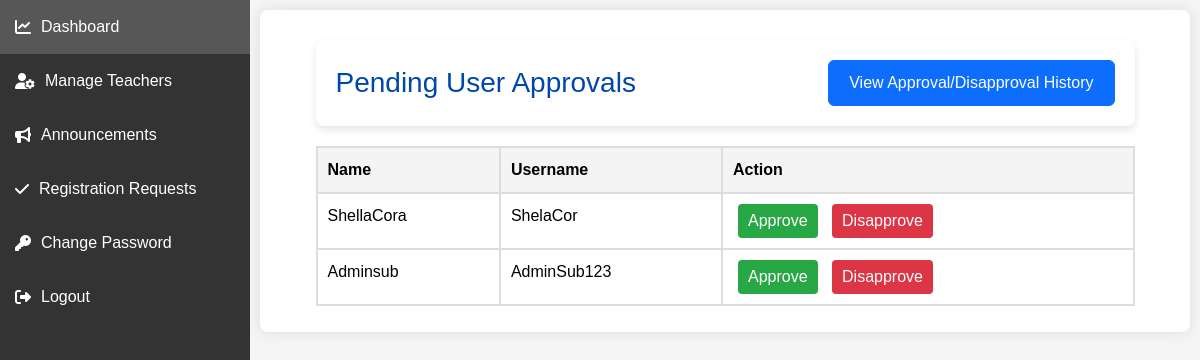
The app's page /Home/adminpendingrequestapproval.php (signed in) with its own data.
### tables this page shows
CREATE TABLE `user` (
  `userid` int(11) NOT NULL,
  `name` varchar(36) NOT NULL,
  `username` varchar(36) NOT NULL,
  `address` varchar(36) NOT NULL,
  `role` varchar(36) NOT NULL,
  `security_question` int(11) DEFAULT NULL,
  `security_answer` varchar(255) DEFAULT NULL,
  `status` enum('pending','approved','rejected') DEFAULT 'pending',
  `security_question_id` int(11) DEFAULT NULL,
  `hashed_password` varchar(255) DEFAULT NULL,
  `handled_subjects` int(11) DEFAULT 0,
  `handled_sections` int(11) DEFAULT 0
);

### Home/adminpendingrequestapproval.php (the view, shortened to what this page needs)
<?php
include('../crud/headerpending.php');
include_once("../LoginRegisterAuthentication/connection.php");
$pendingUsersQuery = "SELECT userid, name, username FROM user WHERE status = 'pending'";
$pendingUsersResult = mysqli_query($connection, $pendingUsersQuery);
?>
<!DOCTYPE html>
<html lang="en">
<head>
    <link href="https://cdn.jsdelivr.net/npm/bootstrap@5.3.3/dist/css/bootstrap.min.css" rel="stylesheet">
    <link href="https://cdnjs.cloudflare.com/ajax/libs/font-awesome/6.1.1/css/all.min.css" rel="stylesheet">
</head>
<body>
<div class="pending-users">
        <div class="header-container">
            <h3>Pending User Approvals</h3>
            <a href="admin_history.php" class="btn btn-primary history-button">View Approval/Disapproval History</a>
        </div>
        <table class="table">
            <thead>
                <tr>
                    <th>Name</th>
                    <th>Username</th>
                    <th>Action</th>
                </tr>
            </thead>
            <tbody>
            <?php while ($row = mysqli_fetch_assoc($pendingUsersResult)): ?>
            <tr>
                <td><?php echo htmlspecialchars($row['name']); ?></td>
                <td><?php echo htmlspecialchars($row['username']); ?></td>
                <td>
                    <button type="button" class="btn-approve" onclick="showApproveModal(<?php echo htmlspecialchars($row['userid']); ?>)">Approve</button>
                    <button type="button" class="btn-disapprove" onclick="showDisapproveModal(<?php echo htmlspecialchars($row['userid']); ?>)">Disapprove</button>
                </td>
            </tr>
            <?php endwhile; ?>
        </tbody>
    </table>
</div>
</body>
</html

### crud/headerpending.php (style rules this page uses)
body { font-family: 'Poppins', sans-serif; background-color: #f5f5f5; }
.pending-users { margin-top: 20px; }
.pending-users h3 { margin-bottom: 15px; color: #0047ab; }
.pending-users table { width: 100%; border-collapse: collapse; }
.pending-users table, .pending-users th, .pending-users td { border: 1px solid #ddd; }
.pending-users th, .pending-users td { padding: 10px; text-align: left; }
.pending-users th { background-color: #f4f4f4; }
.btn-approve, .btn-disapprove { padding: 5px 10px; color: #fff; border: none; border-radius: 4px; text-decoration: none; margin: 0 5px; }
.btn-approve { background-color: #28a745; }
.btn-disapprove { background-color: #dc3545; }

### Home/adminpendingrequestapproval.php (style rules this page uses)
body { font-family: 'Poppins', sans-serif; background-color: #f5f5f5; }
.pending-users { margin-top: 20px; width: 90%; margin-left: auto; margin-right: auto; }
.pending-users h3 { margin-bottom: 15px; color: #0047ab; }
.pending-users table { width: 100%; border-collapse: collapse; }
.pending-users table, .pending-users th, .pending-users td { border: 2px solid #ddd; }
.pending-users th, .pending-users td { padding: 10px; text-align: left; }
.pending-users th { background-color: #f4f4f4; }
.btn-approve, .btn-disapprove { padding: 5px 10px; color: #fff; border: none; border-radius: 4px; text-decoration: none; margin: 0 5px; }
.btn-approve { background-color: #28a745; }
.btn-disapprove { background-color: #dc3545; }
.header-container { display: flex; justify-content: space-between; align-items: center; padding: 20px; background-color: #fff; border-radius: 8px; margin-bottom: 20px; box-shadow: 0 4px 8px rgba(0, 0, 0, 0.1); }
.header-container h3 { margin: 0; }
.history-button { padding: 10px 20px; }

### records on screen
user: name "ShellaCora", username "ShelaCor"
user: name "Adminsub", username "AdminSub123"
